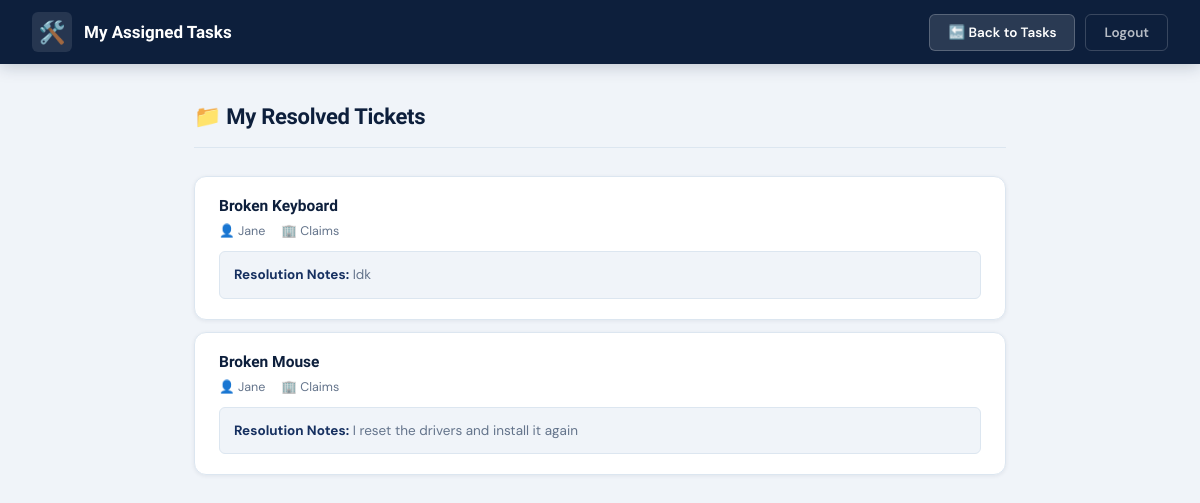
Page /tickets/it-staff/?view=history (signed in) on the committed database.
### tickets/models.py (models this page shows, shortened)
class Ticket(models.Model):
    STATUS_CHOICES = [
        ('OPEN', 'Open (Unassigned)'),
        ('IN_PROGRESS', 'In Progress'),
        ('RESOLVED', 'Resolved (Pending Feedback)'),
        ('CLOSED', 'Closed'),
    ]
    TRIAGE_CHOICES = [
        ('LOW', 'Low'),
        ('MEDIUM', 'Medium'),
        ('HIGH', 'High'),
        ('URGENT', 'Urgent'),
    ]
    APPROVAL_CHOICES = [
        ('PENDING', 'Pending Manager Approval'),
        ('APPROVED', 'Approved'),
        ('REJECTED', 'Rejected'),
        ('NOT_REQUIRED', 'Not Required (Emergency)'),
    ]
    needs_head_approval = models.BooleanField(default=True, verbose_name="Needs Dept Head Approval")
    approval_status = models.CharField(max_length=20, choices=APPROVAL_CHOICES, default='PENDING')
    requester = models.ForeignKey(User, on_delete=models.CASCADE, related_name='submitted_tickets')
    client_name = models.CharField(max_length=100, verbose_name="Affected User/Client Name")
    client_email = models.EmailField(null=True, blank=True)
    department = models.CharField(max_length=50, choices=DEPARTMENT_CHOICES, default='IT')
    title = models.CharField(max_length=200)
    description = models.TextField()
    priority = models.CharField(max_length=20, choices=TRIAGE_CHOICES, default='LOW')
    approval_status = models.CharField(max_length=20, choices=APPROVAL_CHOICES, default='PENDING')
    status = models.CharField(max_length=20, choices=STATUS_CHOICES, default='OPEN')
    assigned_to = models.ForeignKey(User, on_delete=models.SET_NULL, null=True, blank=True, related_name='assigned_tickets')
    is_escalated = models.BooleanField(default=False, verbose_name="Needs Escalation")
    resolution_notes = models.TextField(null=True, blank=True, verbose_name="IT Resolution Notes")
    client_feedback_rating = models.IntegerField(null=True, blank=True, choices=[(i, i) for i in range(1, 6)], verbose_name="Client Star Rating")
    client_feedback_notes = models.TextField(null=True, blank=True, verbose_name="Client Comments")
    created_at = models.DateTimeField(auto_now_add=True)
    updated_at = models.DateTimeField(auto_now=True)

### tickets/views.py (the view, shortened to what this page needs)
# urls.py: path('it-staff/', views.it_staff_dashboard, name='it_staff_dashboard'),
@login_required
def it_staff_dashboard(request):
    try:
        profile = request.user.employeeprofile
        if profile.department != 'IT' or profile.is_department_head:
            return HttpResponseForbidden("Access Denied: IT Staff only.")
    except:
        return HttpResponseForbidden("Access Denied.")
    view_mode = request.GET.get('view', 'active')
    if view_mode == 'history':
        history_tickets = Ticket.objects.filter(assigned_to=request.user, status__in=['RESOLVED', 'CLOSED']).order_by('-updated_at')
        return render(request, 'tickets/it_staff_dashboard.html', {'history_tickets': history_tickets, 'view_mode': view_mode})
    else:
        my_tasks = Ticket.objects.filter(assigned_to=request.user, status='IN_PROGRESS').order_by('-created_at')
        return render(request, 'tickets/it_staff_dashboard.html', {'my_tasks': my_tasks, 'view_mode': view_mode})

### tickets/templates/tickets/it_staff_dashboard.html (shortened to what this page needs)
{% load static %}
<!DOCTYPE html>
<html lang="en">
<head>
    <link rel="stylesheet" href="{% static 'tickets/css/it_staff_dashboard.css' %}">
</head>
<body>
<nav class="navbar">
    <div class="navbar-brand">
        <div class="brand-icon">🛠️</div>
        My Assigned Tasks
    </div>
    <div class="navbar-right">
        <a href="?view={% if view_mode == 'history' %}active{% else %}history{% endif %}" class="btn btn-slate">
            {% if view_mode == 'history' %}🔙 Back to Tasks{% else %}📁 View History{% endif %}
        </a>
        <form action="{% url 'logout' %}" method="post" style="margin:0;">
            <button type="submit" class="btn btn-ghost">Logout</button>
        </form>
    </div>
</nav>
<div class="container">
    {% if view_mode == 'history' %}
        <div class="section-header">
            <h2 class="section-title">📁 My Resolved Tickets</h2>
        </div>
        {% for ticket in history_tickets %}
        <div class="history-card">
            <h4>{{ ticket.title }}</h4>
            <div class="history-meta">
                <span>👤 {{ ticket.client_name }}</span>
                <span>🏢 {{ ticket.get_department_display }}</span>
            </div>
            <div class="resolution-notes">
                <strong>Resolution Notes:</strong> {{ ticket.resolution_notes }}
            </div>
        </div>
        {% empty %}
        <div class="empty-state">
            <div class="empty-icon">📋</div>
            <h4>No resolved tickets yet</h4>
            <p>Tickets you resolve will appear here.</p>
        </div>
        {% endfor %}
    {% endif %}
</div>
</body>
</html>

### tickets/static/tickets/css/it_staff_dashboard.css (style rules this page uses)
*, *::before, *::after { box-sizing: border-box; margin: 0; padding: 0; }
:root { --navy: #0d1f3c; --navy-mid: #163060; --navy-light: #1e4080; --teal: #00b4aa; --teal-glow: #00d4c8; --teal-light: #e0f9f7; --bg: #f0f4f9; --white: #ffffff; --slate: #64748b; --slate-light: #94a3b8; --border: #dce6f0; --text: #1a2b4a; --success: #059669; --success-bg: #ecfdf5; --success-border: #a7f3d0; --warning: #b45309; --warning-bg: #fffbeb; --warning-border: #fcd34d; --radius-sm: 6px; --radius-md: 12px; --shadow-sm: 0 1px 4px rgba(13,31,60,0.07); --shadow-md: 0 4px 18px rgba(13,31,60,0.11); --transition: all 0.22s cubic-bezier(0.4, 0, 0.2, 1); }
html, body { min-height: 100%; font-family: 'DM Sans', sans-serif; font-size: 15px; color: var(--text); background: var(--bg); -webkit-font-smoothing: antialiased; }
.navbar { position: sticky; top: 0; z-index: 100; display: flex; align-items: center; justify-content: space-between; padding: 0 32px; height: 64px; background: var(--navy); box-shadow: 0 2px 16px rgba(13,31,60,0.22); }
.navbar-brand { display: flex; align-items: center; gap: 12px; font-family: 'Sora', sans-serif; font-size: 17px; font-weight: 600; color: var(--white); }
.brand-icon { font-size: 22px; width: 40px; height: 40px; display: flex; align-items: center; justify-content: center; background: rgba(255,255,255,0.1); border-radius: var(--radius-sm); }
.navbar-right { display: flex; align-items: center; gap: 10px; }
.btn { display: inline-flex; align-items: center; gap: 6px; padding: 9px 18px; border-radius: var(--radius-sm); font-family: 'DM Sans', sans-serif; font-size: 13.5px; font-weight: 600; cursor: pointer; border: none; text-decoration: none; transition: var(--transition); white-space: nowrap; }
.btn-slate { background: rgba(255,255,255,0.12); color: var(--white); border: 1.5px solid rgba(255,255,255,0.22); }
.btn-ghost { background: transparent; color: rgba(255,255,255,0.7); border: 1.5px solid rgba(255,255,255,0.18); }
.container { max-width: 860px; margin: 0 auto; padding: 40px 24px 72px; }
.section-header { margin-bottom: 28px; padding-bottom: 18px; border-bottom: 1.5px solid var(--border); }
.section-title { font-family: 'Sora', sans-serif; font-size: 22px; font-weight: 700; color: var(--navy); letter-spacing: -0.3px; }
.history-card { background: var(--white); border: 1px solid var(--border); border-radius: var(--radius-md); padding: 20px 24px; margin-bottom: 12px; box-shadow: var(--shadow-sm); transition: var(--transition); animation: fadeSlideUp 0.35s ease both; }
.history-card h4 { font-family: 'Sora', sans-serif; font-size: 15.5px; font-weight: 600; color: var(--navy); margin-bottom: 8px; }
.history-meta { display: flex; gap: 16px; font-size: 12.5px; color: var(--slate); margin-bottom: 12px; }
.resolution-notes { font-size: 13.5px; color: var(--slate); padding: 12px 14px; background: var(--bg); border: 1px solid var(--border); border-radius: var(--radius-sm); line-height: 1.6; }
.resolution-notes strong { color: var(--navy-mid); }

### rows in the picture
Ticket: title "Broken Keyboard", client_name "Jane", department "Claims", resolution_notes "Idk"
Ticket: title "Broken Mouse", client_name "Jane", department "Claims", resolution_notes "I reset the drivers and install it again"
